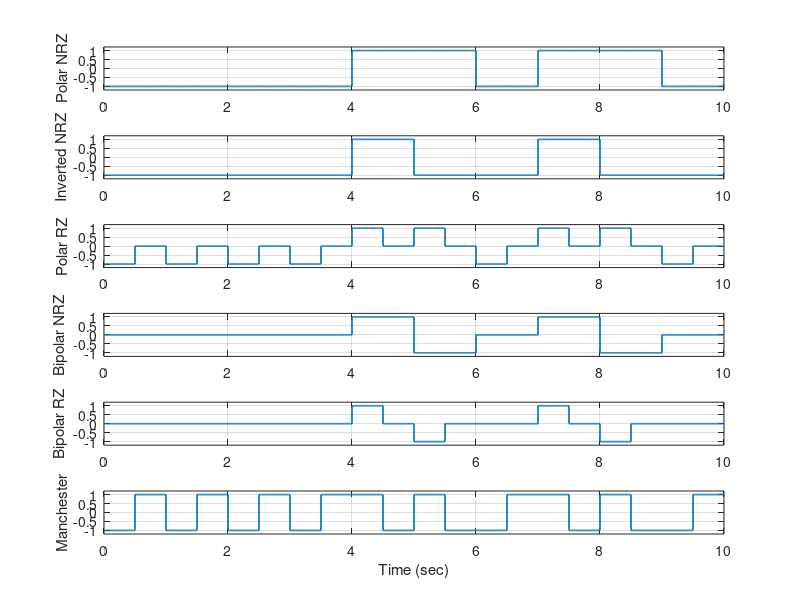

This chart was generated by the following MATLAB code: (Note: this script raises an error after producing the figure.)
clear;clc;close all;                
A   = 1;                  % amplitude of the signal (+A and -A)
N   = 10;                 % number of random bits to generate
Ts  = 1;                  % time between two bits (bit period) in seconds
Fs  = 100;                % sampling frequency (samples per second)
Nsp = Ts * Fs;            % number of samples inside one bit period
Total = N * Nsp;          % total number of samples in the whole signal

% Generate random bits
data = randi([0 1], 1, N);   % create a random vector of N zeros and ones
t = zeros(1, Total);         % make an empty time vector with Total samples
for i = 1 : Total            % loop from the first to the last sample to calculate the time of each sample
    t(i) = (i - 1) / Fs;     % time of sample i = (i-1) / sampling frequency
end                         

% Encode the bits 
% "half" is the number of samples in the first half of one bit period used by the RZ and Manchester codes.
half = Nsp / 2;              % samples in half a bit period

% Polar NRZ : ('1' -> +A ),('0' -> -A) 
s1 = zeros(1, Total);          % create an empty signal for Polar NRZ
for k = 1 : N                  % loop over every bit  assume bit number 8 
    start = (k - 1) * Nsp + 1; % sample index where bit k begins , start = (8 - 1) * 100 + 1 = 701 
    stop  = k * Nsp;           % sample index where bit k ends   , end = 8 * 100 = 800 
    if data(k) == 1            % if the current bit is a one
        s1(start : stop) = A;  % set all its samples to +A
    else                       % if the current bit is a zero
        s1(start : stop) = -A; % set all its samples to -A
    end                        
end                            

% Inverted Polar NRZ : '1' -> change level, '0' -> keep level 
s2 = zeros(1, Total);        % create an empty signal for Inverted NRZ
level = -A;                  % the level starts at -A
for k = 1 : N                % loop over every bit
    if data(k) == 1          % if the current bit is a one
        level = -level;      % flip the level (+A becomes -A and vice versa)
    end                      % if the bit is zero the level does not change
    start = (k - 1) * Nsp + 1; % sample index where bit k begins
    stop  = k * Nsp;           % sample index where bit k ends
    s2(start : stop) = level;  % fill the bit samples with the current level
end                            

% Polar RZ : '1' -> +A then 0 , '0' -> -A then 0 
s3 = zeros(1, Total);          % create an empty signal for Polar RZ
for k = 1 : N                  % loop over every bit
    start = (k - 1) * Nsp + 1; % sample index where bit k begins
    stop  = k * Nsp;           % sample index where bit k ends
    if data(k) == 1            % if the current bit is a one
        s3(start : start + half - 1) = A;  % first half of the bit becomes +A
    else                       % if the current bit is a zero
        s3(start : start + half - 1) = -A; % first half of the bit becomes -A
    end                        % end of the if statement
    % the second half (start+half to stop) stays 0 (return to zero)
end                           

% Bipolar NRZ : '0' -> 0 , '1' -> alternating +A and -A 
s4 = zeros(1, Total);        % create an empty signal for Bipolar NRZ
sign = 1;                    % sign of the next '1' pulse (starts positive)
for k = 1 : N                % loop over every bit
    if data(k) == 1          % if the current bit is a one
        start = (k - 1) * Nsp + 1;   % sample index where bit k begins
        stop  = k * Nsp;             % sample index where bit k ends
        s4(start : stop) = sign * A; % fill the whole bit with sign*A
        sign = -sign;                % change the sign for the next '1'
    end                        % if the bit is zero it stays 0 (no pulse)
end                            

% Bipolar RZ : same as Bipolar NRZ but only first half 
s5 = zeros(1, Total);        % create an empty signal for Bipolar RZ
sign = 1;                    % sign of the next '1' pulse (starts positive)
for k = 1 : N                % loop over every bit
    if data(k) == 1          % if the current bit is a one
        start = (k - 1) * Nsp + 1; % sample index where bit k begins
        s5(start : start + half - 1) = sign * A; % first half gets sign*A
        sign = -sign;              % change the sign for the next '1'
    end                        % if the bit is zero it stays 0 (no pulse)
end                           

% Manchester : '1' -> +A then -A , '0' -> -A then +A 
s6 = zeros(1, Total);        % create an empty signal for Manchester
for k = 1 : N                % loop over every bit
    start = (k - 1) * Nsp + 1; % sample index where bit k begins
    stop  = k * Nsp;           % sample index where bit k ends
    if data(k) == 1            % if the current bit is a one
        s6(start : start + half - 1) = A;  % first half becomes +A
        s6(start + half : stop)      = -A; % second half becomes -A
    else                       % if the current bit is a zero
        s6(start : start + half - 1) = -A; % first half becomes -A
        s6(start + half : stop)      = A;  % second half becomes +A
    end                        % end of the if statement
end                            % end of the bit loop

% Plot the waveforms
% One subplot for each line code, all in the same figure.
figure('Name', 'Waveforms');   
subplot(6,1,1);                
stairs(t, s1, 'LineWidth', 1.2);
grid on;                       
ylim([-1.2*A 1.2*A]);          
ylabel('Polar NRZ');           
subplot(6,1,2);                
stairs(t, s2, 'LineWidth', 1.2);
grid on;                       
ylim([-1.2*A 1.2*A]);          
ylabel('Inverted NRZ');        
subplot(6,1,3);                
stairs(t, s3, 'LineWidth', 1.2);
grid on;                       
ylim([-1.2*A 1.2*A]);          
ylabel('Polar RZ');            
subplot(6,1,4);                
stairs(t, s4, 'LineWidth', 1.2);
grid on;                       
ylim([-1.2*A 1.2*A]);          
ylabel('Bipolar NRZ');         
subplot(6,1,5);                
stairs(t, s5, 'LineWidth', 1.2);
grid on;                       
ylim([-1.2*A 1.2*A]);          
ylabel('Bipolar RZ');          
subplot(6,1,6);                
stairs(t, s6, 'LineWidth', 1.2);
grid on;                       
ylim([-1.2*A 1.2*A]);          
ylabel('Manchester');          
xlabel('Time (sec)');          
sgtitle('Line code waveforms (same bit period Ts)'); 

% Plot the power spectral densities 
% pwelch is a built-in Matlab function that estimates the PSD of a signal.
figure('Name', 'Power Spectral Density'); % create a new figure window
subplot(6,1,1);                % select the first subplot
[P1,f] = pwelch(s1, [], [], [], Fs); % estimate PSD of Polar NRZ
plot(f, 10*log10(P1), 'LineWidth', 1); % plot PSD in decibels (dB)
grid on;                       
xlim([0 Fs/2]);                
ylabel('Polar NRZ');           
subplot(6,1,2);                
[P2,f] = pwelch(s2, [], [], [], Fs); 
plot(f, 10*log10(P2), 'LineWidth', 1);
grid on;                       
xlim([0 Fs/2]);                
ylabel('Inverted NRZ');        
subplot(6,1,3);                
[P3,f] = pwelch(s3, [], [], [], Fs);
plot(f, 10*log10(P3), 'LineWidth', 1); 
grid on;                       
xlim([0 Fs/2]);                
ylabel('Polar RZ');            
subplot(6,1,4);                
[P4,f] = pwelch(s4, [], [], [], Fs); 
plot(f, 10*log10(P4), 'LineWidth', 1); 
grid on;                      
xlim([0 Fs/2]);               
ylabel('Bipolar NRZ');        
subplot(6,1,5);               
[P5,f] = pwelch(s5, [], [], [], Fs);
plot(f, 10*log10(P5), 'LineWidth', 1); 
grid on;                       
xlim([0 Fs/2]);                
ylabel('Bipolar RZ');          
subplot(6,1,6);                
[P6,f] = pwelch(s6, [], [], [], Fs); 
plot(f, 10*log10(P6), 'LineWidth', 1); 
grid on;                       
xlim([0 Fs/2]);                
ylabel('Manchester');          
xlabel('Frequency (Hz)');      
sgtitle('Power spectral density of the line codes');

disp('Random bits:');    
disp(data);              
